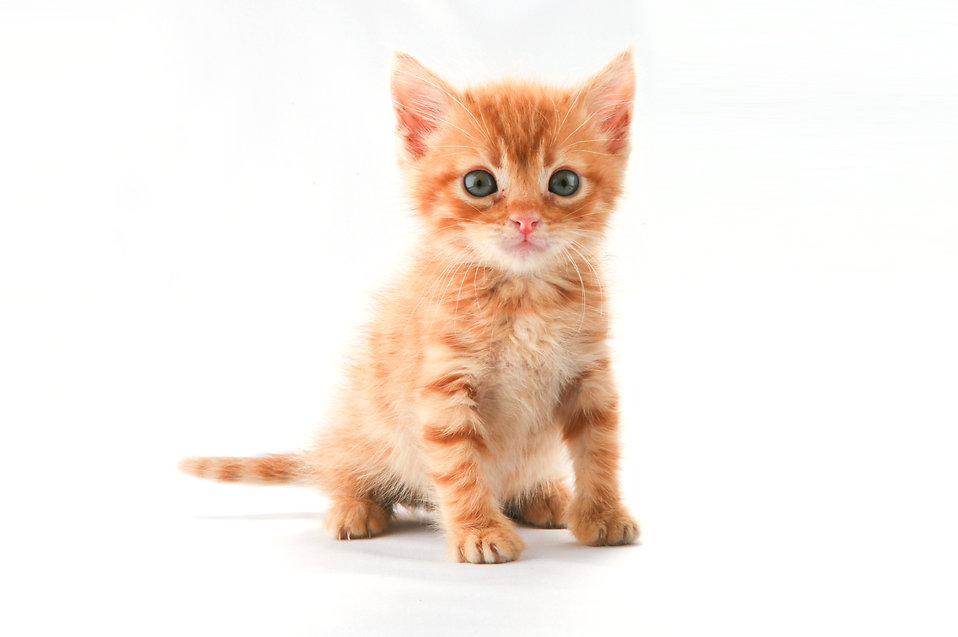
#> input picture cat.jpg, 958 x 637 px
$ python project3.py
#> lines starting #> are read from the running program, lines starting #| are printed output that depends on the picture; after the words box and inside, x2 and y2 are one past the last pixel; in counts of white or black regions, pixels touching at a corner belong together; pictures that were not available may be replaced by others from this repository, and a replacement may not be noted
# Project 3
# Carmen Cheng (kcheng) | Zoe Kim (ckim)
# On my honor, I have not given, nor received, nor witnessed any unauthorized assistance on this work.
# We worked on this assignment and referred to
# https://docs.opencv.org/3.0-beta/doc/py_tutorials/py_imgproc/py_geometric_transformations/py_geometric_transformations.html
# https://docs.opencv.org/3.0-beta/doc/py_tutorials/py_imgproc/py_morphological_ops/py_morphological_ops.html
# https://docs.opencv.org/2.4/modules/imgproc/doc/miscellaneous_transformations.html
# http://www.bogotobogo.com/python/OpenCV_Python/python_opencv3_Image_Global_Thresholding_Adaptive_Thresholding_Otsus_Binarization_Segmentations.php

# Images:
# https://pixabay.com/en/seamless-pattern-background-tile-1904165/
# https://pixabay.com/en/sheet-rip-shiny-metal-embossed-861640/
# http://res.freestockphotos.biz/pictures/9/9343-a-cute-orange-kitten-isolated-on-a-white-background-pv.jpg
# https://c1.staticflickr.com/3/2433/3776502226_cfbec6a216_b.jpg
# https://cdn.pixabay.com/photo/2016/08/09/18/01/pineapple-1581281_960_720.jpg
import cv2
import numpy as np
import scipy as sp

img_gray = cv2.imread('cat.jpg', 0)
#> img_gray: shape (637, 958); min 13, max 255, mean 238.4
metal = cv2.imread("metal2.jpg", 0)
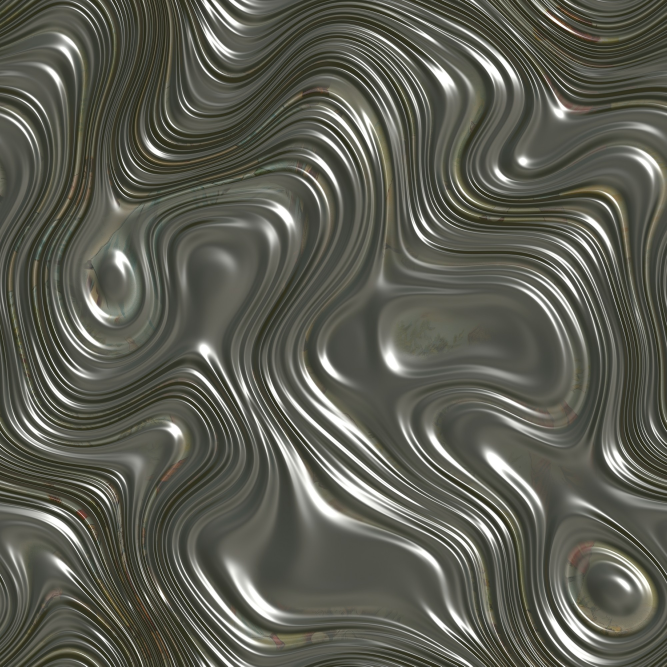
#> input picture metal.jpg, 2000 x 2000 px, given in place of metal2.jpg, which was not available (shown at 1/3 size)
#> metal: shape (2000, 2000); min 18, max 255, mean 91.9
metal = cv2.resize(metal, (img_gray.shape[1], img_gray.shape[0]))
#> metal: shape (637, 958)

def removeNoise(image):
    """ This function applies Gaussian Blur to the image to remove significant
    noise in the image that may skew the outline/edge detection.

    Args:
        image (numpy.ndarray): A grayscale image represented in a numpy array.

    Returns:
        blur_img (numpy.ndarray): Blurred image.
    """
    blur_img = cv2.GaussianBlur(image, (5,5),0)
    return blur_img

def apply_binary(image):
    """ This function calls the Adaptive Threshold function to isolate the image's outline
    and transform the outline into a binary image. As one of its parameter the adaptiveThreshold
    function uses Adaptive Gaussian thresholding, which uses a weighted sum as a threshold
    for each pixel.

    Args:
        image (numpy.ndarray): A grayscale image represented in a numpy array.

    Returns:
        img_out (numpy.ndarray): A binary outline of the subject

    """
    img_out = cv2.adaptiveThreshold(image, 255, cv2.ADAPTIVE_THRESH_GAUSSIAN_C, \
                                                        cv2.THRESH_BINARY, 5, 2)
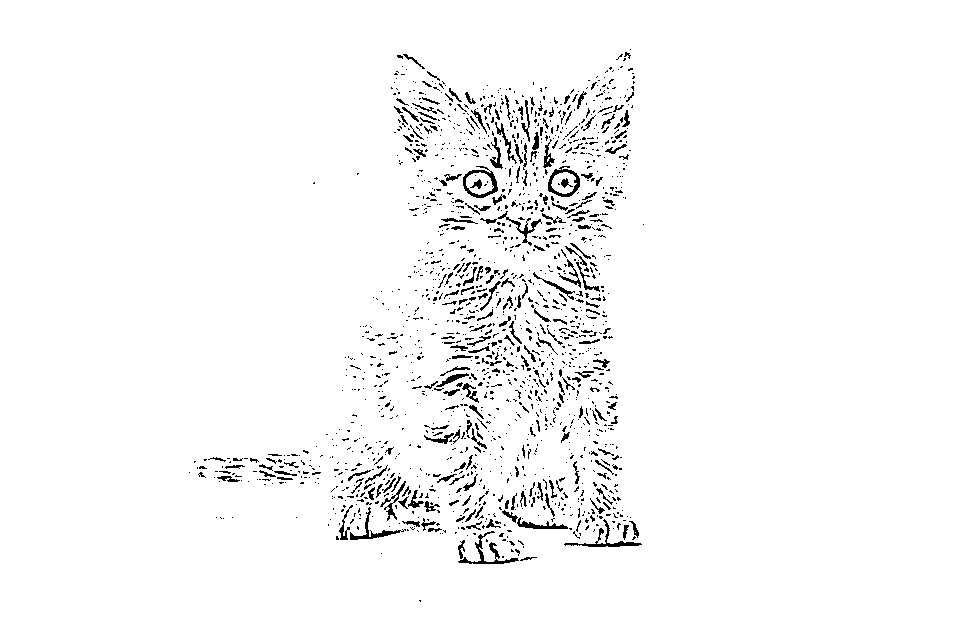
#> img_out: shape (637, 958); 97% white; black in thin lines or dots, all inside (x1, y1, x2, y2) = (189, 49, 644, 602)
    return img_out

def make_mask(img, threshold):
    """ This function creates a binary mask of a subject on a white background.

    Args:
        img (numpy.ndarray): A grayscale image represented in a numpy array.
        threshold (int): The threshold value.

    Returns:
        mask (numpy.ndarray): A binary mask of the subject.
    """
#> called with threshold = 232
    mask = img.copy()
    rows, cols = img.shape
#> rows = 637; cols = 958
    for r in range(rows):
        for c in range(cols):
            if img[r][c] < threshold:
                mask[r][c] = 1
            else:
                mask[r][c] = 0
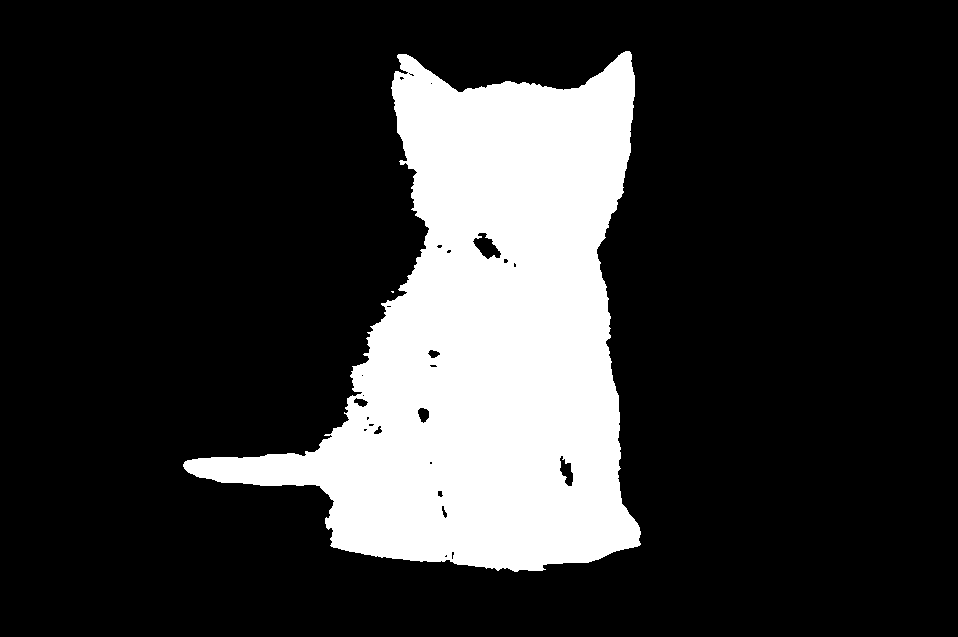
#> mask: shape (637, 958); values 0 (black) and 1 (white), 19.9% white; 2 white regions (1 under 20 px), largest, box (x1, y1, x2, y2) and area: (183, 51, 641, 572) 121531

    kernel = np.ones((5,5),np.uint8)
    mask = cv2.morphologyEx(mask, cv2.MORPH_CLOSE, kernel)
#> mask: shape (637, 958); values 0 (black) and 1 (white), 20% white; 2 white regions (1 under 20 px), largest, box (x1, y1, x2, y2) and area: (183, 51, 641, 572) 122185
#> in make_metallic, `outline = outline * mask`: outline: shape (637, 958); 17% white; 16 white regions (13 under 20 px), largest, box (x1, y1, x2, y2) and area: (183, 51, 641, 572) 102919, (466, 172, 494, 195) 403, (551, 172, 577, 194) 356

    return mask

def alpha_blend(image1, image2, alpha):
    """ This function applies alpha blending to two image.

    Args:
        image1 (numpy.ndarray): A colored image represented in a numpy array.
        image2 (numpy.ndarray): A colored image represented in a numpy array.
        alpha (double): Value of alpha.

    Returns:
        img (numpy.ndarray): The blended image.
    """
#> called with alpha = 0.8
    img = np.zeros(image1.shape, dtype=np.int32)
    if len(image1.shape) > 2:
        rows, cols, c = image1.shape
        for r in range(rows):
            for c in range(cols):
                img[r][c] = alpha * image1[r][c][:3] + (1-alpha) * image2[r][c][:3]
    else:
        rows, cols = image1.shape
#> rows = 637; cols = 958
        for r in range(rows):
            for c in range(cols):
                img[r][c] = alpha * image1[r][c] + (1-alpha) * image2[r][c]
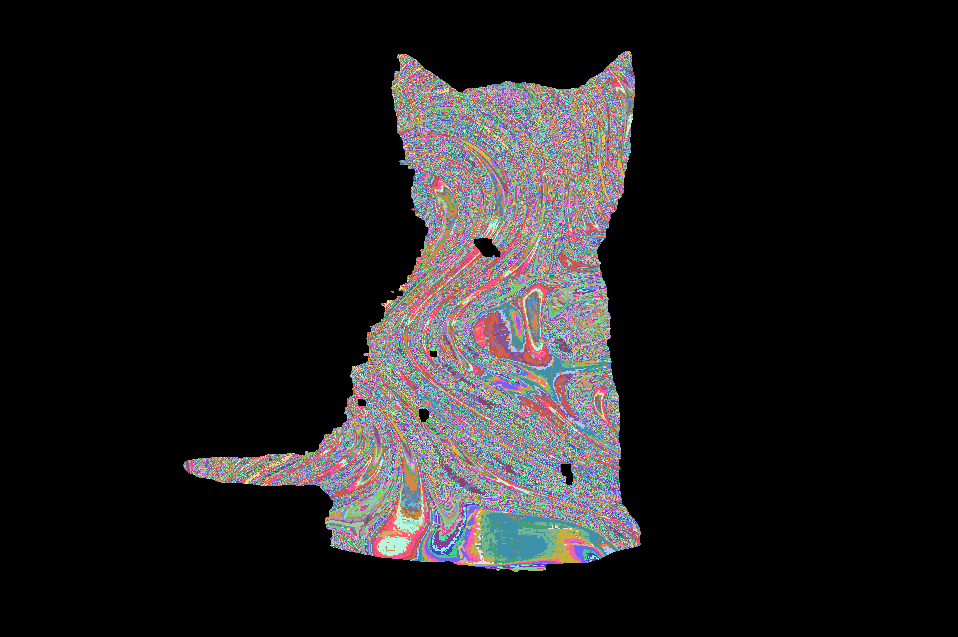
#> img: shape (637, 958) int32; 225 distinct labels, from 0 to 255; one colour per label, 0 black
    return img.astype(np.uint8)

def gamma_correction(img, correction):
    """ This function adjusts the contrast of a grayscale input image.

    Args:
        img (numpy.ndarray): A grayscale image represented in a numpy array.
        correction (float): Threshold level.

    Returns:
        numpy.ndarray: The adjusted image.
    """
#> called with correction = 2

    img = img / 255
    img = cv2.pow(img, correction)
    return np.uint8(img * 255)

def make_metallic(metal, outline, mask, alpha=.9, gamma=1.5):
    """ This function uses alpha blending to overlay metallic textures over the
    masked image, then increases its contrast with gamma correction.

    Args:
        metal (numpy.ndarray): A grayscale image of the overlay represented in a numpy array.
        outline (numpy.ndarray): The outline of the subject created with binary filter.
        mask (numpy.ndarray): The mask of the subject.
        alpha (float): The value of alpha.
        gamma (float): The value of gamma.

    Returns:
        res (numpy.ndarray): The resulting image.
    """
    res = metal * mask
    outline = outline * mask
    res = alpha_blend(res, outline, alpha)
    res = gamma_correction(res, gamma)
    return res

def generate_shadow(img, mask, x=0, y=5):
    """ This function uses Gaussian Blur to generate a shadow of the masked image,
    translates it downwards, then combines the two images with the shadow on the
    bottom "layer".

    Args:
        img (numpy.ndarray): A grayscale image represented in a numpy array.
        mask (numpy.ndarray): A binary mask of the subject.
        x (int): Units of translation in the x-axis.
        y (int): Units of translation in the y-axis.

    Returns:
        final (numpy.ndarray): The combined image of the subject and its shadow.
    """
#> called with x = 0, y = 5
    shadow = np.zeros(mask.shape, mask.dtype)
    rows, cols = mask.shape
#> rows = 637; cols = 958
    for r in range(rows):
        for c in range(cols):
            if mask[r][c] == 0:
                shadow[r][c] = 255
            else:
                shadow[r][c] = 30
    shadow = cv2.GaussianBlur(shadow, (25, 25), 0)
    matrix = np.float32([[1,0,x],[0,1,y]])
    shadow = cv2.warpAffine(shadow, matrix, (shadow.shape[1], shadow.shape[0]))

    final = np.zeros(mask.shape, mask.dtype) + 255
    final += shadow
    final[final > 251] = 255
    for r in range(rows):
        for c in range(cols):
            if mask[r][c] == 1:
                final[r][c] = img[r][c]
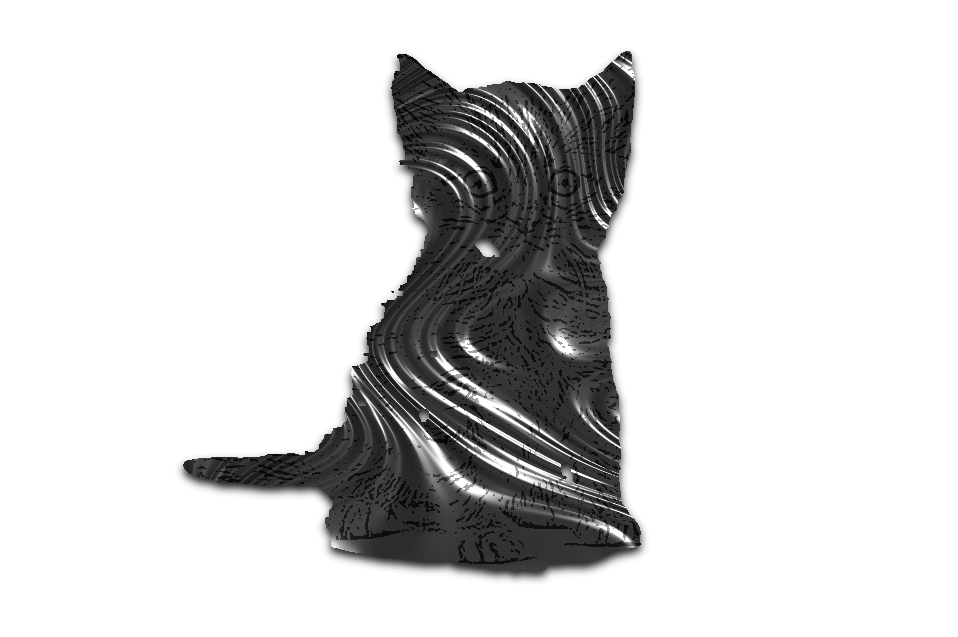
#> final: shape (637, 958); min 4, max 255, mean 215.1

    return final

def create_canvas(img):
    """ This function creates a canvas of default size 600 x 800. The subject is
    scaled to a width of 300 and placed in the center of the canvas. It is then
    converted to RGB.

    Args:
        img (numpy.ndarray): A grayscale image represented in a numpy array.

    Returns:
        canvas (numpy.ndarray): The 600 x 800 canvas with the subject centered.
    """
    canvas = np.zeros((600, 800), dtype=np.uint8) + 255
    height = int(img.shape[0] / (img.shape[1] / 300))
#> height = 199
    obj = cv2.resize(img, (300, height))
    start_row = (600//2) - (height//2)
#> start_row = 201
    start_col = (800//2) - (300//2)
    canvas[start_row:start_row+height, start_col:start_col+300] += obj
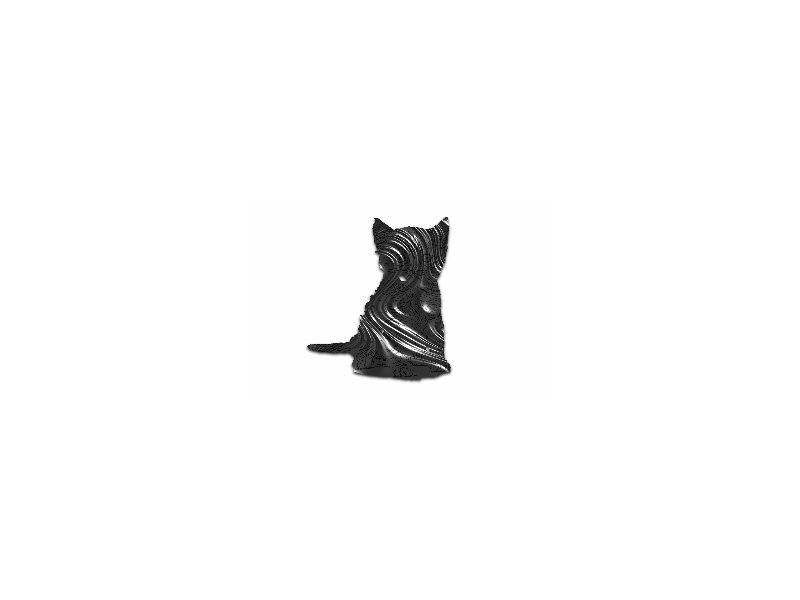
#> canvas: shape (600, 800); min 3, max 255, mean 249.9
    canvas = cv2.cvtColor(canvas, cv2.COLOR_GRAY2BGR)
#> canvas: shape (600, 800, 3)
    return canvas

def create_color_overlay(b, g, r):
    """ This function generates a custom color overlay.

    Args:
        b (int): The blue value.
        g (int): The green value.
        r (int): The red value.

    Returns:
        overlay (numpy.ndarray): A color overlay.
    """
    overlay = np.zeros((600, 800, 3), dtype=np.uint8)
    overlay[:,:] = (b, g, r)
    return overlay

blurred = removeNoise(img_gray)
outline = apply_binary(blurred)

mask = make_mask(blurred, 232)
subj = make_metallic(metal, outline, mask, alpha=.8, gamma=2.0)
with_shadow = generate_shadow(subj, mask)


final = create_canvas(with_shadow)
overlay = create_color_overlay(0, 180, 232)

gamber = alpha_blend(final, overlay, .7)
#> call 2 of alpha_blend, with alpha = 0.7
#> after the loop in alpha_blend (call 2), `for r in range(rows):`:
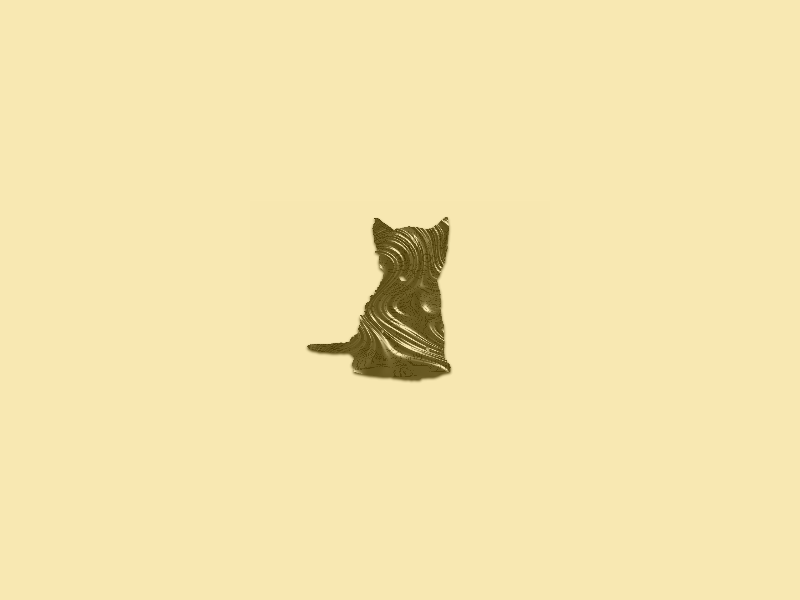
#> img: shape (600, 800, 3) int32; mean B, G, R 174.4, 228.4, 244.4

cv2.imshow("Gambered", gamber)
cv2.imwrite("kitty.jpg", gamber)
cv2.waitKey(0)
cv2.destroyAllWindows()
